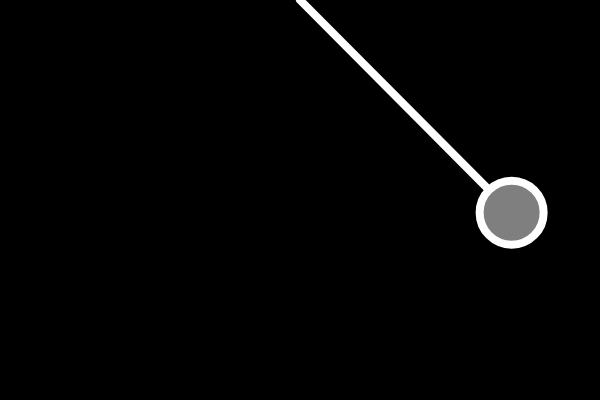
Frame 1 (no input)
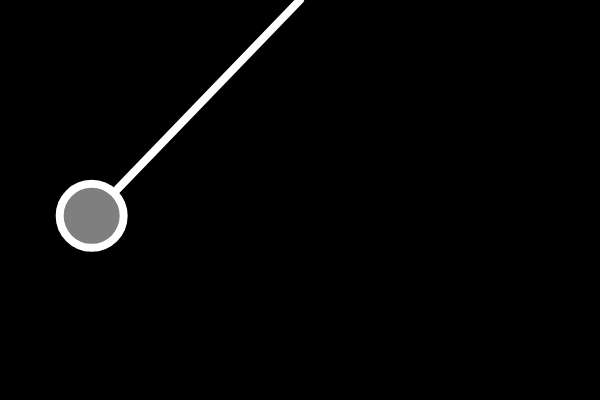
Frame 60 (no input)
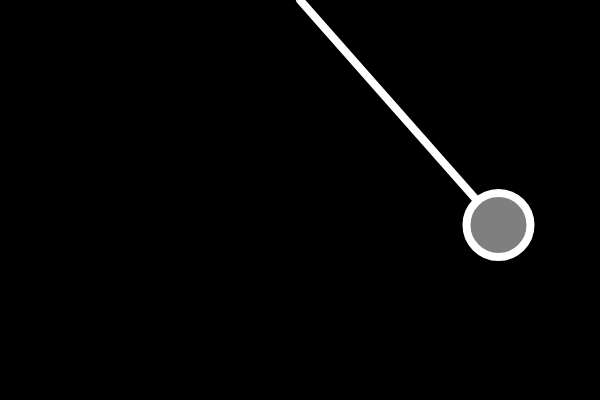
Frame 120 (the mouse pressed at the canvas centre since frame 60)

The p5.js sketch that drew these frames (run headless with seeded random() and noise() and a simulated clock; from frame 60 on, the mouse is pressed at the canvas centre):

// p5.js sketch
// ── sketch.js
let angle, bob, armLength, origin;
let angleVel = 0;
let angleAcc = 0;
let gravity = 1;

function setup() {
  createCanvas(600, 400);
  origin = createVector(width / 2, 0);
  angle = PI / 4;
  bob = createVector();
  armLength = 300;
}

function draw() {
  background(0);
  stroke(255);
  fill(127);
  strokeWeight(8);

  let force = gravity * sin(angle);
  angleAcc = (-1 * force) / armLength;
  angleVel += angleAcc;
  angle += angleVel;
  bob.x = armLength * sin(angle) + origin.x;
  bob.y = armLength * cos(angle) + origin.y;

  line(origin.x, origin.y, bob.x, bob.y);
  circle(bob.x, bob.y, 64);
}
